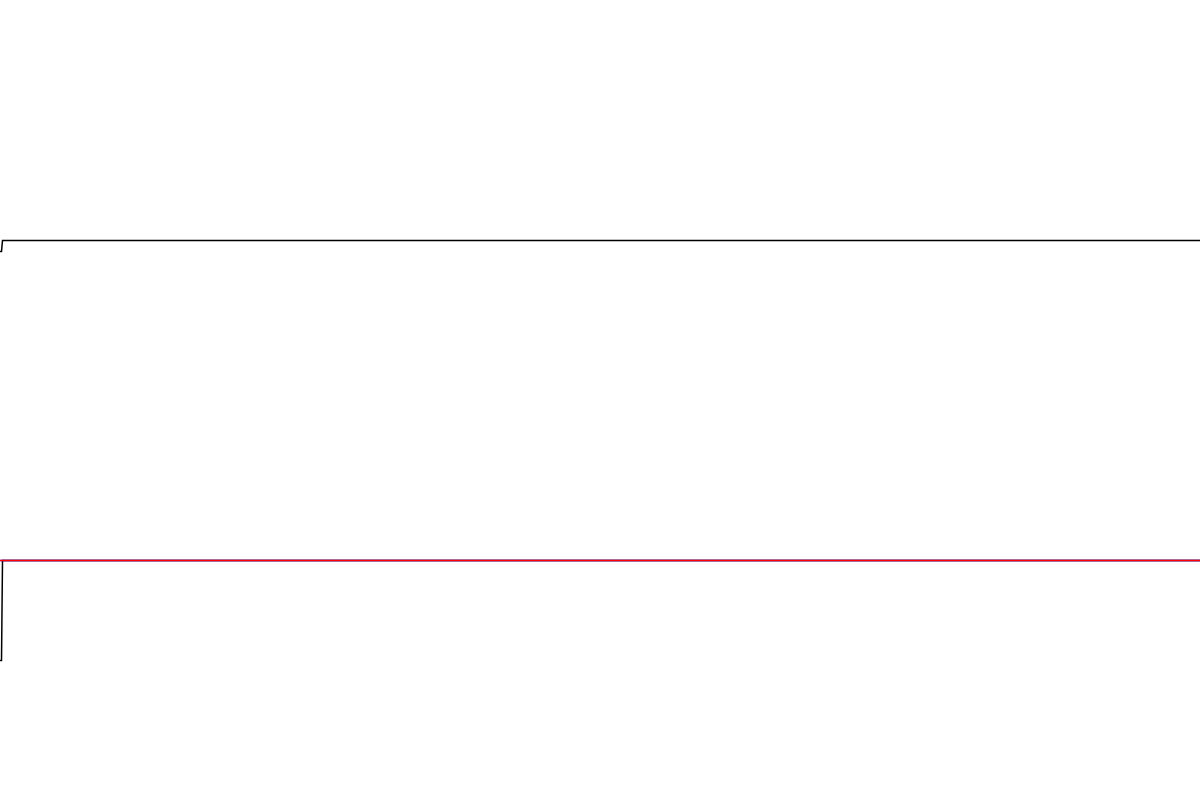
Frame 1 (no input)
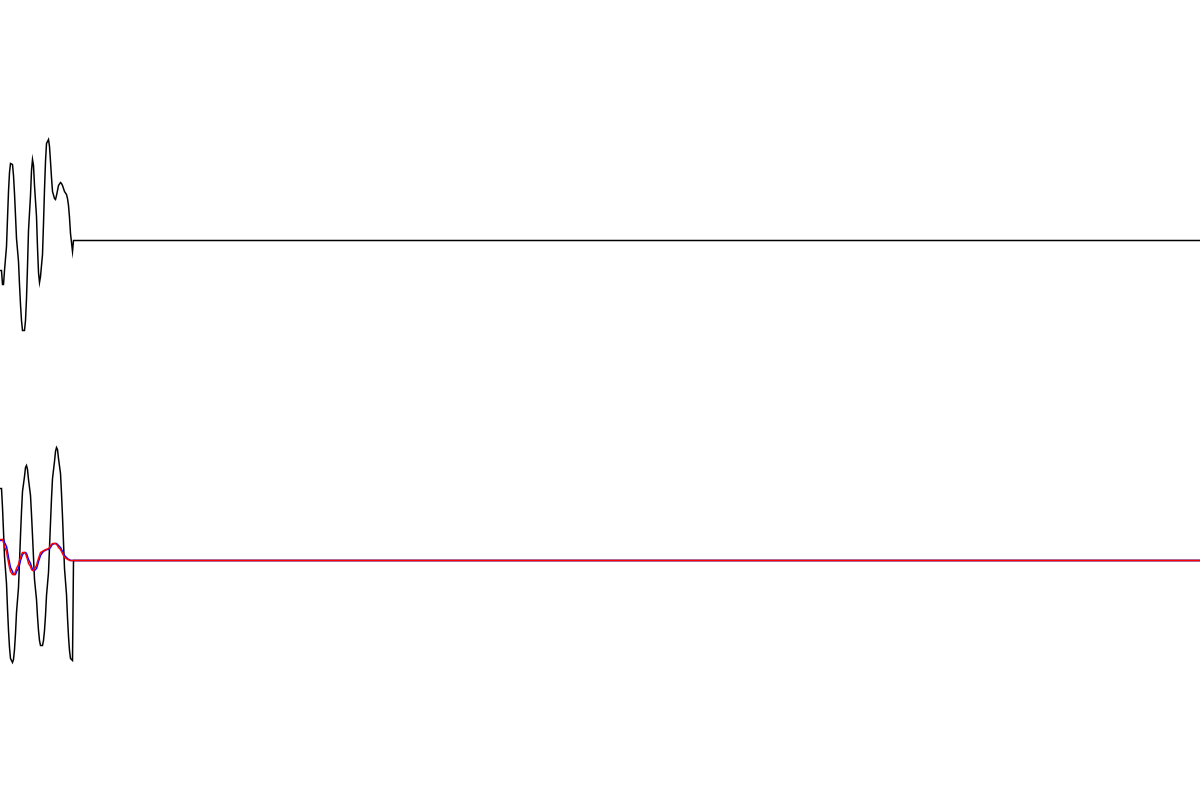
Frame 60 (the mouse pressed at the canvas centre just before this capture)
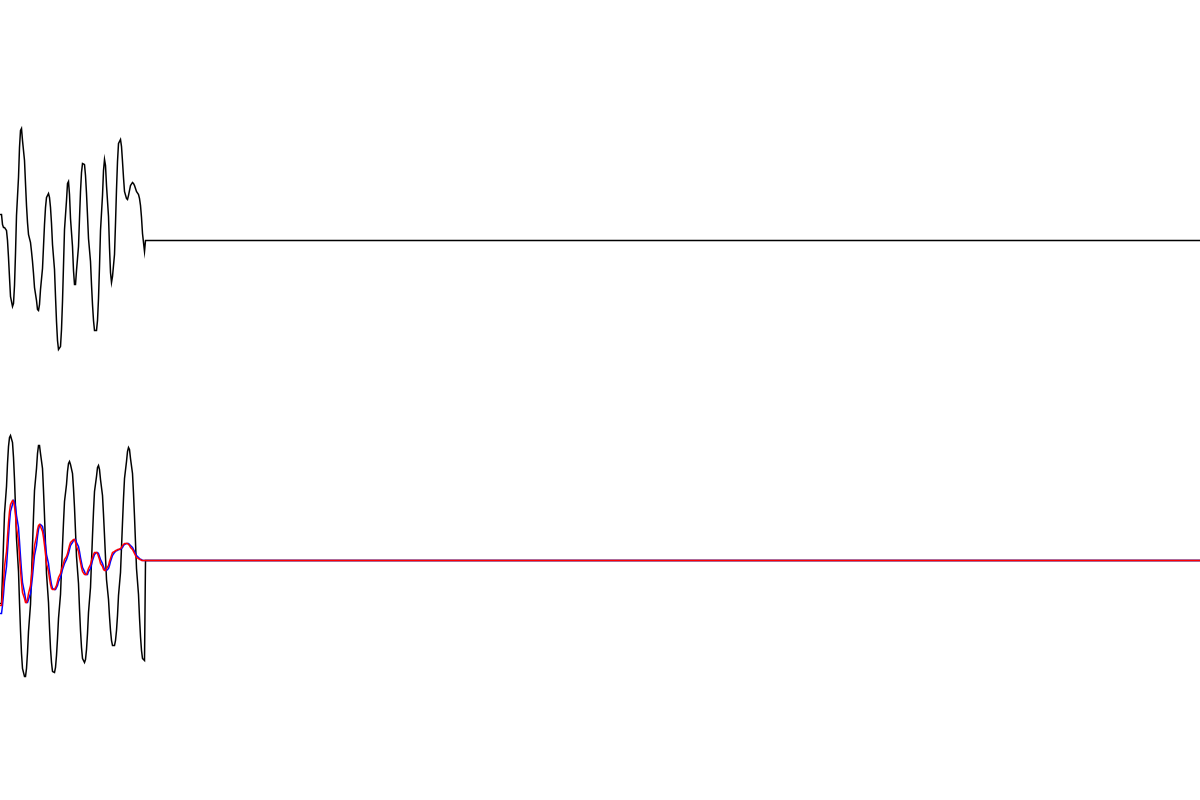
Frame 120 (the mouse held since frame 60 and released just before this capture)

The Processing sketch that drew these frames (run headless with seeded random() and noise(); from frame 60 on, the mouse is pressed at the canvas centre):

// Processing sketch: RandomLoad
// ── RandomLoad.pde
float p[],phase[],x[],y[],z[],A[],B[],factor,T,t,rms,rootm,
omega_n,c,move,rootpower,delta_t,mass,lambda,stiffness,
velocity,acceleration,velocityVerlet,accelerationVerlet;
int m=100,n=1000;

void setup()
{
  size(1200,800);
  smooth();
  strokeWeight(1.5);
  factor=0.1*float(height);
  move=0.2*float(height);
  T=10000.0;
  delta_t=0.001*T;
  omega_n=0.4*float(m)*TWO_PI/T;
  stiffness=10.0;
  mass=stiffness/(omega_n*omega_n);
  c=0.01;
  lambda=2.0*c*sqrt(stiffness*mass);
  p = new float[n+1];
  x = new float[n+1];
  y = new float[n+1];
  z = new float[n+1];
  A = new float[m+1];
  B = new float[m+1];
  phase = new float[m+1];
  for(int j=0;j<=n;j++)
  {
    p[j]=0.0;
    x[j]=0.0;
    y[j]=0.0;
    z[j]=0.0;
  } 
  rms=1.0;
  rootm=sqrt(float(m));
  float power=0.0;
  for(int i=1;i<=m;i++)
  {
    phase[i]=random(0.0,TWO_PI);
    float omega=TWO_PI*float(i)/T;
    float u=omega/omega_n;
    A[i]=(rms/rootm)*(1.0-u*u)/(((1.0-u*u)*(1.0-u*u)+(2.0*c*u)*(2.0*c*u))*stiffness);
    B[i]=(rms/rootm)*(2.0*c*u)/(((1.0-u*u)*(1.0-u*u)+(2.0*c*u)*(2.0*c*u))*stiffness);
    power+=A[i]*A[i]+B[i]*B[i];
  }
  rootpower=sqrt(power);

  t=0.0;
  acceleration=0.0;
  velocity=0.0;
  accelerationVerlet=0.0;
  velocityVerlet=0.0;
}

void draw() 
{
  t+=delta_t;
  if(t>T)t-=T;
  background(255,255,255);
  translate(0,height/2);

  p[0]=0.0;
  x[0]=0.0;

  z[0]+=velocityVerlet*delta_t+accelerationVerlet*delta_t*delta_t/2.0;
  velocityVerlet+=accelerationVerlet*delta_t/2.0;

  for(int i=1;i<=m;i++)
  {
    float omega=TWO_PI*float(i)/T;
    float u=omega/omega_n;
    p[0]+=(rms/rootm)*cos(omega*t+phase[i]);
    x[0]+=A[i]*cos(omega*t+phase[i])+B[i]*sin(omega*t+phase[i]);
  }

  accelerationVerlet=(p[0]-lambda*velocityVerlet-stiffness*z[0])/mass;
  velocityVerlet+=accelerationVerlet*delta_t/2.0;

  acceleration=(p[0]-lambda*velocity-stiffness*y[0])/mass;
  velocity+=acceleration*delta_t;
  y[0]+=velocity*delta_t;

  for(int j=n;j>=1;j--)
  {
    p[j]=p[j-1];
    x[j]=x[j-1];
    y[j]=y[j-1];
    z[j]=z[j-1];
  }
  noFill();
  stroke(0,0,0);
  beginShape();
  for(int j=0;j<=n;j++)
    vertex(float(j*width)/float(n),p[j]*factor/rms-move);
  endShape();
  beginShape();
  for(int j=0;j<=n;j++)
    vertex(float(j*width)/float(n),x[j]*factor/rootpower+move);   
  endShape();
  stroke(0,0,255);
  beginShape();
  for(int j=0;j<=n;j++)
    vertex(float(j*width)/float(n),y[j]*factor/rootpower+move);   
  endShape();
  stroke(255,0,0);
  beginShape();
  for(int j=0;j<=n;j++)
    vertex(float(j*width)/float(n),z[j]*factor/rootpower+move);   
  endShape();
}
